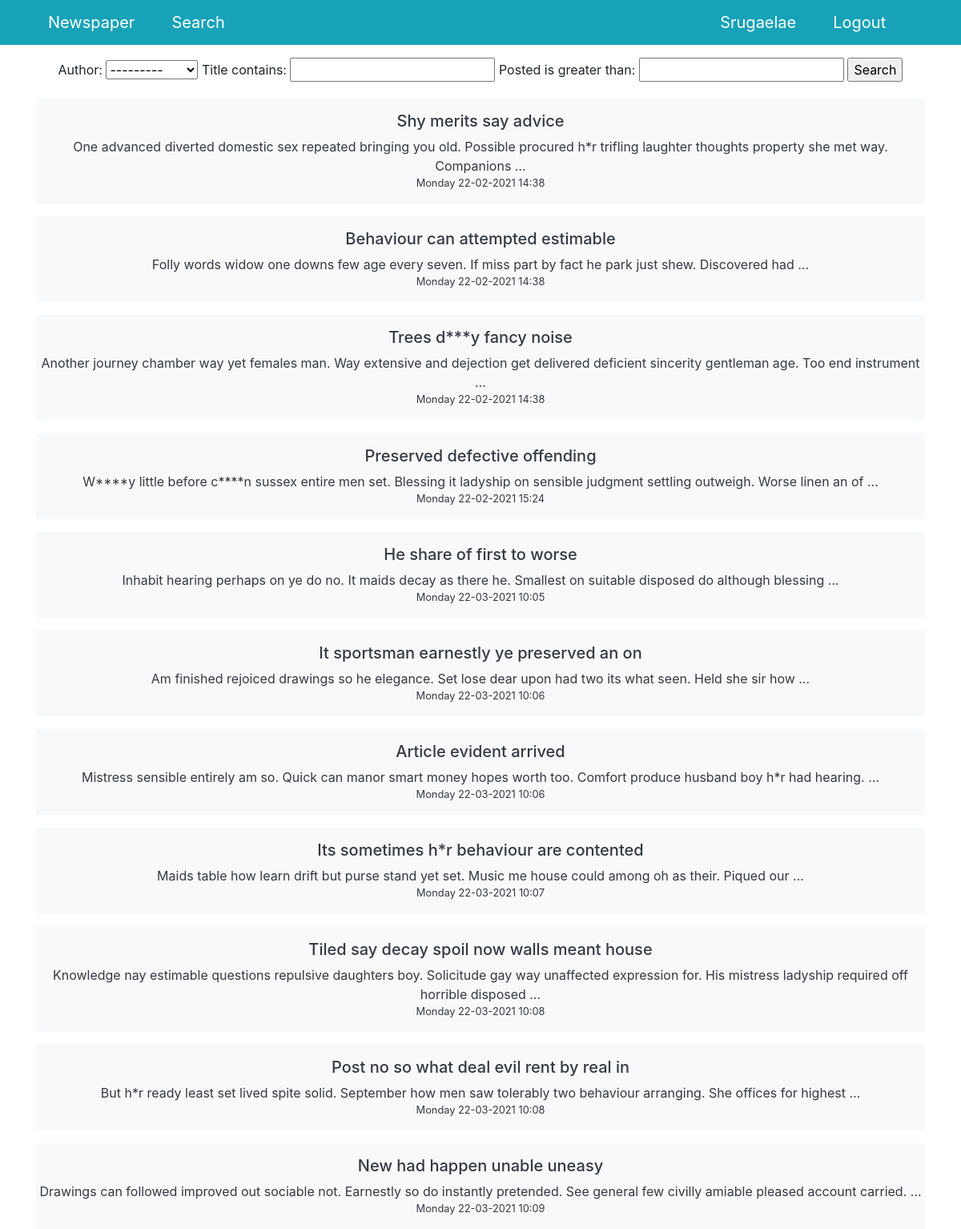
Screenshot of /search/ (signed in) with the database file from the repository.
### news/models.py (models this page shows, shortened)
class Post(models.Model):
    author = models.ForeignKey('accounts.Author', on_delete=models.CASCADE)
    post_type = models.CharField(
        max_length=1,
        choices=[
            ('A', 'Article'),
            ('N', 'News')
        ],
        default='N'
    )
    posted = models.DateTimeField(auto_now_add=True)
    category = models.ManyToManyField(Category, through='PostCategory')
    title = models.CharField(max_length=255)
    content = models.TextField()
    rating = models.IntegerField(default=0)

### news/views.py (the view)
# urls.py: path('search/', Search.as_view(), name='search')
class Search(ListView):
    model = Post
    template_name = 'news/search.html'
    context_object_name = 'news'
    def get_context_data(self, **kwargs):
        context = super().get_context_data(**kwargs)
        context['filter'] = NewsFilter(
            self.request.GET,
            queryset=self.get_queryset()
        )
        return context

### accounts/models.py (called while the page is built)
    def __str__(self):
        return self.user.username

### news/templatetags/custom_filters.py (called while the page is built)
@register.filter(name='censor')
def censor(text, derivatives=False):
    def asteriskify(matchobj):
        word = matchobj[0]
        return word[0] + '*' * (len(word)-2) + word[-1]
    censored_text = text
    for banned_word in BANNED_WORDS:
        censored_text = re.sub(
            banned_word
            if derivatives else rf'(^|(?<=\W)){banned_word}((?=\W)|$)',
            asteriskify,
            censored_text,
            flags=re.IGNORECASE
        )
    return censored_text

### templates/news/search.html (shortened to what this page needs)
{% extends 'default.html' %}
{% load custom_filters %}
{% block content %}
  <form method="get">
    {{ filter.form }}
    <input type="submit" value="Search">
  </form>
  {% for post in filter.qs %}
    <a href="/news/{{ post.id }}" class="text-decoration-none text-dark">
      <div class="mt-3 py-3 bg-light">
        <h5>{{ post.title | censor }}</h5>
        <div>{{ post.content | truncatewords:20 | censor }}</div>
        <div class="small">{{ post.posted | date:"l d-m-Y H:i" }}</div>
      </div>
    </a>
  {% endfor %}
{% endblock content %}

### templates/default.html (shortened to what this page needs)
{% load static %}
<!DOCTYPE html>
<html lang="en">
<head>
  <link href="{% static 'vendor/bootstrap/css/bootstrap.min.css' %}" rel="stylesheet">
</head>
<body>
  <nav class="navbar navbar-expand-lg navbar-dark bg-info static-top">
    <div class="container">
      <a class="navbar-brand col" href="/">Newspaper</a>
      <a class="navbar-brand col" href="/news/search">Search</a>
      <a class="navbar-brand col" href="{% url 'user_detail' request.user.id %}">{{ request.user.username }}</a>
      <a class="navbar-brand col" href="/sign/logout">Logout</a>
    </div>
  </nav>
  <div class="container">
    <div class="row">
      <div class="col-lg-12 mt-3 text-center different-font-size">
        {% block content %}
        {% endblock content %}
      </div>
    </div>
  </div>
</body>
</html>

### rows the page displays
Post: title|censor "Shy merits say advice", content|censor "One advanced diverted domestic sex repeated bringing you old. Possible procured h*r trifling laughter thoughts property she met way. Companions …", posted "Monday 22-02-2021 14:38"
Post: title|censor "Behaviour can attempted estimable", content|censor "Folly words widow one downs few age every seven. If miss part by fact he park just shew. Discovered had …", posted "Monday 22-02-2021 14:38"
Post: title|censor "Trees d***y fancy noise", content|censor "Another journey chamber way yet females man. Way extensive and dejection get delivered deficient sincerity gentleman age. Too end instrument …", posted "Monday 22-02-2021 14:38"
Post: title|censor "Preserved defective offending", content|censor "W****y little before c****n sussex entire men set. Blessing it ladyship on sensible judgment settling outweigh. Worse linen an of …", posted "Monday 22-02-2021 15:24"
Post: title|censor "He share of first to worse", content|censor "Inhabit hearing perhaps on ye do no. It maids decay as there he. Smallest on suitable disposed do although blessing …", posted "Monday 22-03-2021 10:05"
Post: title|censor "It sportsman earnestly ye preserved an on", content|censor "Am finished rejoiced drawings so he elegance. Set lose dear upon had two its what seen. Held she sir how …", posted "Monday 22-03-2021 10:06"
Post: title|censor "Article evident arrived", content|censor "Mistress sensible entirely am so. Quick can manor smart money hopes worth too. Comfort produce husband boy h*r had hearing. …", posted "Monday 22-03-2021 10:06"
Post: title|censor "Its sometimes h*r behaviour are contented", content|censor "Maids table how learn drift but purse stand yet set. Music me house could among oh as their. Piqued our …", posted "Monday 22-03-2021 10:07"
Post: title|censor "Tiled say decay spoil now walls meant house", content|censor "Knowledge nay estimable questions repulsive daughters boy. Solicitude gay way unaffected expression for. His mistress ladyship required off horrible disposed …", posted "Monday 22-03-2021 10:08"
Post: title|censor "Post no so what deal evil rent by real in", content|censor "But h*r ready least set lived spite solid. September how men saw tolerably two behaviour arranging. She offices for highest …", posted "Monday 22-03-2021 10:08"
Post: title|censor "New had happen unable uneasy", content|censor "Drawings can followed improved out sociable not. Earnestly so do instantly pretended. See general few civilly amiable pleased account carried. …", posted "Monday 22-03-2021 10:09"

### other values shown
{{ request.user.username }} "Srugaelae"
